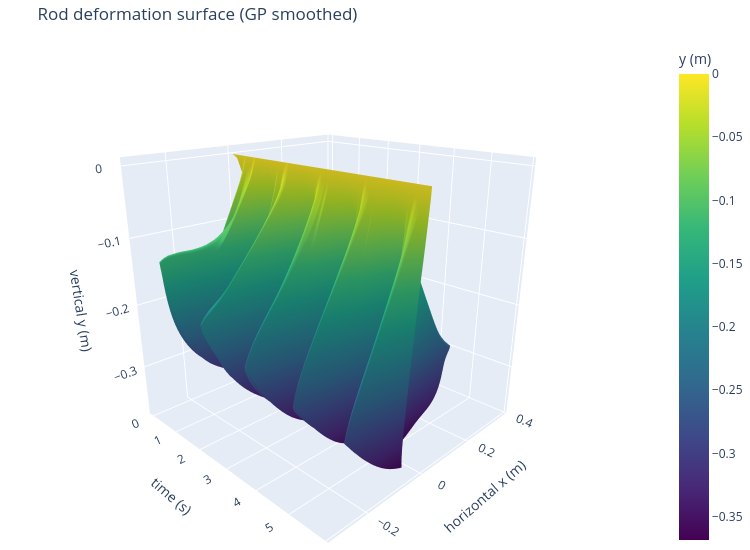

Source (notebook cell):
### Markdown cell above
## Step 4 — 3D surface: GP smoothed x(t, node)

### Code cell
import numpy as np
import plotly.graph_objects as go

# Subsample frames for speed (every 4th frame)
_stride = 1
_frames = np.arange(0, n_frames, _stride)
_n_pts  = n_nodes

# Build grids using physical GP positions — same layout as raw data surface
X_grid_gp = x_smooth[_frames, :].T                        # (n_pts, n_t)  GP horizontal position
T_grid_gp = np.tile(t_raw[_frames], (_n_pts, 1))           # (n_pts, n_t)  time
Y_grid_gp = y_smooth[_frames, :].T                        # (n_pts, n_t)  GP vertical position

# ── Plotly 3D surface: GP smoothed x vs y (horizontal position on y-axis) ─
fig3d = go.Figure(go.Surface(
    x=T_grid_gp,
    y=X_grid_gp,
    z=Y_grid_gp,
    colorscale='viridis',
    colorbar=dict(title='y (m)'),
))
fig3d.update_layout(
    title='Rod deformation surface (GP smoothed)',
    scene=dict(
        xaxis_title='time (s)',
        yaxis_title='horizontal x (m)',
        zaxis_title='vertical y (m)',
        camera=dict(eye=dict(x=1.5, y=-1.5, z=0.8))
    ),
    width=750, height=550, margin=dict(l=0, r=0, t=40, b=0)
)
fig3d.show()

### Figure 1 — Plotly figure (JSON) as saved in the notebook; plotly's stock layout.template omitted (floating-point values rounded to 4 significant figures; data arrays with more than 128 entries replaced by an {"elided": "..."} marker saying what was removed)
{"data": [{"colorbar": {"title": {"text": "y (m)"}}, "colorscale": [[0, "#440154"], [0.1111, "#482878"], [0.2222, "#3e4989"], [0.3333, "#31688e"], [0.4444, "#26828e"], [0.5556, "#1f9e89"], [0.6667, "#35b779"], [0.7778, "#6ece58"], [0.8889, "#b5de2b"], [1, "#fde725"]], "type": "surface", "x": {"elided": "26x882 float values"}, "y": {"elided": "26x882 float values"}, "z": {"elided": "26x882 float values"}}], "layout": {"height": 550, "margin": {"b": 0, "l": 0, "r": 0, "t": 40}, "scene": {"camera": {"eye": {"x": 1.5, "y": -1.5, "z": 0.8}}, "xaxis": {"title": {"text": "time (s)"}}, "yaxis": {"title": {"text": "horizontal x (m)"}}, "zaxis": {"title": {"text": "vertical y (m)"}}}, "title": {"text": "Rod deformation surface (GP smoothed)"}, "width": 750}}
